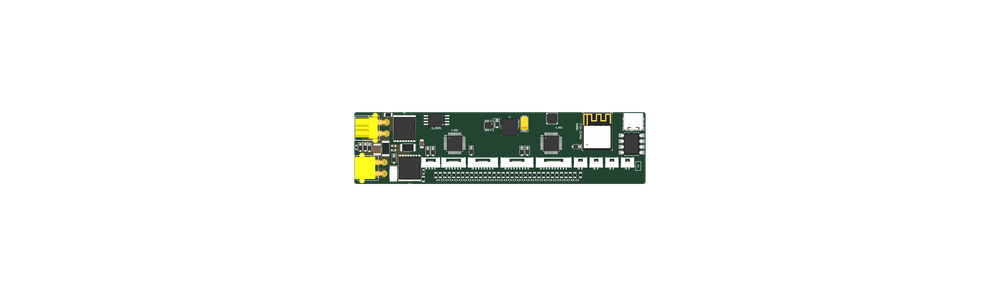
#> input picture qfbms32 fork/archive/scratch/raw_3d_top.png, 1000 x 296 px, shrunk from 3976 x 1176 before the run, found by its file name
$ python render_official_3d.py
#> lines starting #> are read from the running program, lines starting #| are printed output that depends on the picture
import subprocess
import os
from PIL import Image

kicad_cli = r"C:\Program Files\KiCad\10.0\bin\kicad-cli.exe"
pcb_path = "qfbms32.kicad_pcb"
out_png = "qfbms32_3d_top.png"

subprocess.run([
    kicad_cli, "pcb", "render",
    "--side", "top",
    "--width", "4000",
    "--height", "1200",
    "--background", "transparent",
    "-o", "scratch/raw_3d_top.png",
    pcb_path
], check=True)
#> (this line was passed over: subprocess is not available in this run)

im = Image.open("scratch/raw_3d_top.png")
#> im is the input picture: PIL image 1000x296 RGBA; mean R, G, B, A 7, 8.3, 6.6, 18
bbox = im.getbbox()
#> bbox = (352, 110, 648, 187)
if bbox:
    pad_x = 25
    pad_y = 15
    box = (
        max(0, bbox[0] - pad_x),
        max(0, bbox[1] - pad_y),
        min(im.width, bbox[2] + pad_x),
        min(im.height, bbox[3] + pad_y)
    )
#> box = (327, 95, 673, 202)
    cropped = im.crop(box)
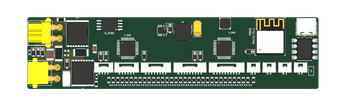
#> cropped: PIL image 346x107 RGBA; mean R, G, B, A 56.3, 66.3, 52.5, 143.6; transparent parts drawn white
    cropped.save(out_png)
    print(f"Saved {out_png} size: {cropped.size}")
#| Saved qfbms32_3d_top.png size: (346, 107)

$ run again, with qfbms32 fork/archive/qfbms32_layout_top_hi_raw.png copied over qfbms32 fork/archive/scratch/raw_3d_top.png
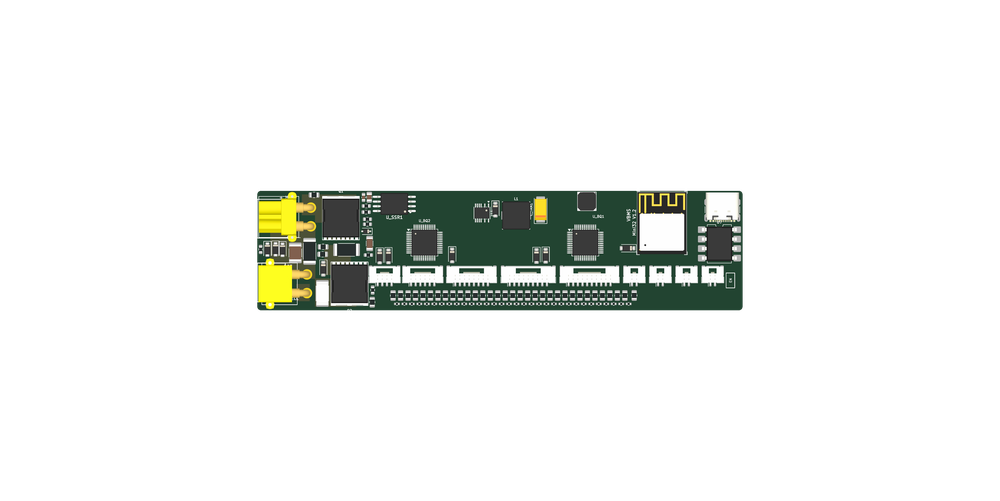
#> input picture qfbms32 fork/archive/qfbms32_layout_top_hi_raw.png, 1000 x 501 px, shrunk from 3976 x 1992 before the run, found by its file name
#> im is the input picture: PIL image 1000x501 RGBA; mean R, G, B, A 11.5, 13.6, 10.8, 29.5
#> bbox = (255, 188, 745, 313)
#> box = (230, 173, 770, 328)
#> `cropped = im.crop(box)`:
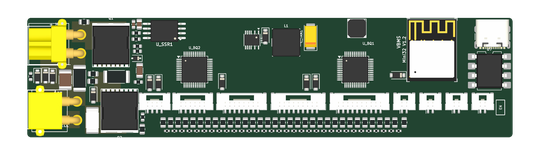
#> cropped: PIL image 540x155 RGBA; mean R, G, B, A 68.9, 81.6, 64.6, 176.5; transparent parts drawn white
#| Saved qfbms32_3d_top.png size: (540, 155)
